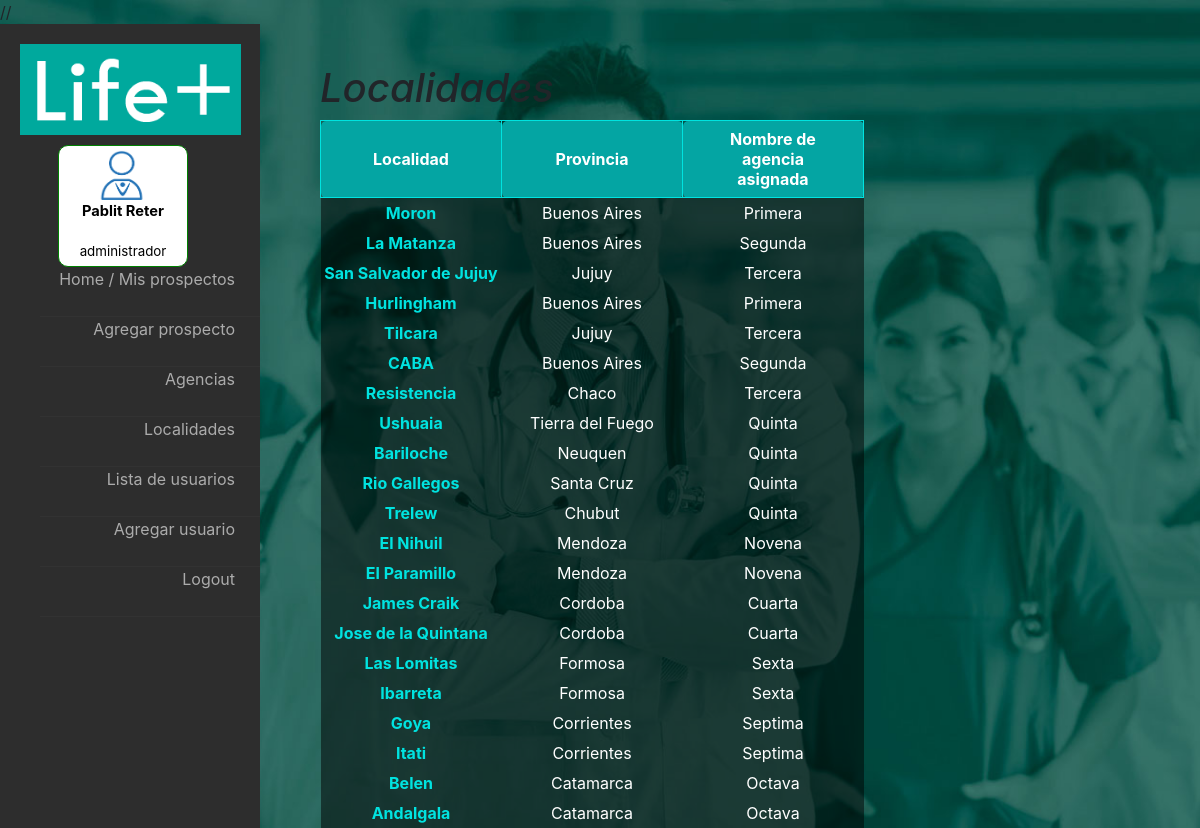
Page /controllers/verlocalidades.php (signed in) on the committed database.
### tables this page shows
CREATE TABLE `localidad` (
  `id` int(5) NOT NULL,
  `id_agencia` int(5) NOT NULL,
  `nombre` varchar(50) NOT NULL,
  `id_provincia` int(5) NOT NULL
);

CREATE TABLE `provincias` (
  `id_provincia` int(5) NOT NULL,
  `nombre` varchar(50) NOT NULL
);

CREATE TABLE `agencias` (
  `id_agencia` int(5) NOT NULL,
  `nombre` varchar(50) NOT NULL,
  `habilitada` int(1) NOT NULL
);

### controllers/verlocalidades.php (called while the page is built, shortened)
// <?php
require '../views/ListaLocalidades.php';
$e = new Localidades;
$todos = $e->getTodas();
$v = new ListaLocalidades;
$v->localidades = $todos;
$v->render();

### fw/View.php (called while the page is built)
<?php
abstract class View {
	public function render() {
		include '../html/'.get_class($this).'.php';
	}
}

### fw/Database.php (called while the page is built, shortened)
<?php
class Database {
	private $res;
	private $cn = false;
	private static $instance = false;
	public static function getInstance() {
		if(! self::$instance) self::$instance = new Database;
		return self::$instance;
	}
	private function connectIfNotConnected() {
		if(!$this->cn)
		$this->cn = mysqli_connect("localhost","root","","life_plus");
	}
	public function query($q) {
		$this->res = mysqli_query($this->cn,$q);
	}
	public function fetch() {
		return mysqli_fetch_assoc($this->res);
	}
	public function fetchAll() {
		$aux = array();
		while($fila = $this->fetch()) $aux[] = $fila;
		return $aux;
	}
}

### fw/Model.php (called while the page is built, shortened)
<?php
abstract class Model {
	public function __construct() {
		$this->db = Database::getInstance();
	}
}

### models/Localidades.php (called while the page is built, shortened)
<?php
class Localidades extends Model
{
	public function getTodas(){
		$this->db->query("SELECT l.id id_loc, l.nombre nom_loc, p.nombre nom_prov,a.nombre nom_ag, a.id_agencia id_ag
						  FROM localidad l
						  JOIN provincias p ON p.id_provincia=l.id_provincia
						  JOIN agencias a ON a.id_agencia=l.id_agencia");
		return $this->db->fetchAll();
	}
}

### html/ListaLocalidades.php (the view)
<?php
	if($_SESSION['id_rol'] != 1)
		include("../html/LeftMenuBase.php");
	else
		include("../html/LeftMenuAdmin.php");
 ?>
		<div id="tabla" >
			<h1>Localidades</h1>
			<table cellpadding="0" cellspacing="0">
				<thead id="cabecera_tabla">
					<th>Localidad</th>
					<th>Provincia</th>
					<th>Nombre de agencia asignada</th>
				</thead>
				<tbody>
					<?php foreach($this->localidades as $l){ ?>
					<tr>
						<td> <a href=<?="../controllers/verlocalidad.php?id_loc=".$l['id_loc']?>><?=$l['nom_loc']?></a></td>
						<td><?= $l['nom_prov'] ?></td>
						<td><?= $l['nom_ag'] ?></td>
					</tr>
					<?php } ?>
				</tbody>
			</table>
		</div>
	</div>
</body>
</html>

### css/stylehome.css (style rules this page uses)
h1 { font-style: normal; font-style: oblique; color:white; }
th { color: white; }
td a { color: #00E3E0; font-weight: bold; text-decoration-line: none; }
body { object-position: : center; font-family: arial; background: url("fondo.jpg") no-repeat center; background-attachment: fixed; background-size: cover; height: 100vh; }
#tabla { margin-left: 320px; margin-top: 40px; font-size: 10pt; }
#tabla th { width: 181px; color:white; background: #04A5A3; padding: 8px 2rem; border: 1px solid #00E3E0; transition: 0.2s; font-size: 16px; border-radius: 5px; }
#tabla tr { text-align: center; width: 100px; height: 30px; color:lightgrey; background: rgba(0, 0, 0, .5); padding: 8px 2rem; transition: 0.2s; font-size: 16px; }
td { color: white; box-sizing: border-box; border-color: aqua; text-align: center; }

### rows in the picture
localidad: nombre "Moron", id_provincia.nombre "Buenos Aires", id_agencia.nombre "Primera"
localidad: nombre "La Matanza", id_provincia.nombre "Buenos Aires", id_agencia.nombre "Segunda"
localidad: nombre "San Salvador de Jujuy", id_provincia.nombre "Jujuy", id_agencia.nombre "Tercera"
localidad: nombre "Hurlingham", id_provincia.nombre "Buenos Aires", id_agencia.nombre "Primera"
localidad: nombre "Tilcara", id_provincia.nombre "Jujuy", id_agencia.nombre "Tercera"
localidad: nombre "CABA", id_provincia.nombre "Buenos Aires", id_agencia.nombre "Segunda"
localidad: nombre "Resistencia", id_provincia.nombre "Chaco", id_agencia.nombre "Tercera"
localidad: nombre "Ushuaia", id_provincia.nombre "Tierra del Fuego", id_agencia.nombre "Quinta"
localidad: nombre "Bariloche", id_provincia.nombre "Neuquen", id_agencia.nombre "Quinta"
localidad: nombre "Rio Gallegos", id_provincia.nombre "Santa Cruz", id_agencia.nombre "Quinta"
localidad: nombre "Trelew", id_provincia.nombre "Chubut", id_agencia.nombre "Quinta"
localidad: nombre "El Nihuil", id_provincia.nombre "Mendoza", id_agencia.nombre "Novena"
localidad: nombre "El Paramillo", id_provincia.nombre "Mendoza", id_agencia.nombre "Novena"
localidad: nombre "James Craik", id_provincia.nombre "Cordoba", id_agencia.nombre "Cuarta"
localidad: nombre "Jose de la Quintana", id_provincia.nombre "Cordoba", id_agencia.nombre "Cuarta"
localidad: nombre "Las Lomitas", id_provincia.nombre "Formosa", id_agencia.nombre "Sexta"
localidad: nombre "Ibarreta", id_provincia.nombre "Formosa", id_agencia.nombre "Sexta"
localidad: nombre "Goya", id_provincia.nombre "Corrientes", id_agencia.nombre "Septima"
localidad: nombre "Itati", id_provincia.nombre "Corrientes", id_agencia.nombre "Septima"
localidad: nombre "Belen", id_provincia.nombre "Catamarca", id_agencia.nombre "Octava"
localidad: nombre "Andalgala", id_provincia.nombre "Catamarca", id_agencia.nombre "Octava"

### other values in the picture
$_SESSION['nombre_legajo'] "Pablit"
$_SESSION['apellido_legajo'] "Reter"
$_SESSION['nombre_rol'] "administrador"
